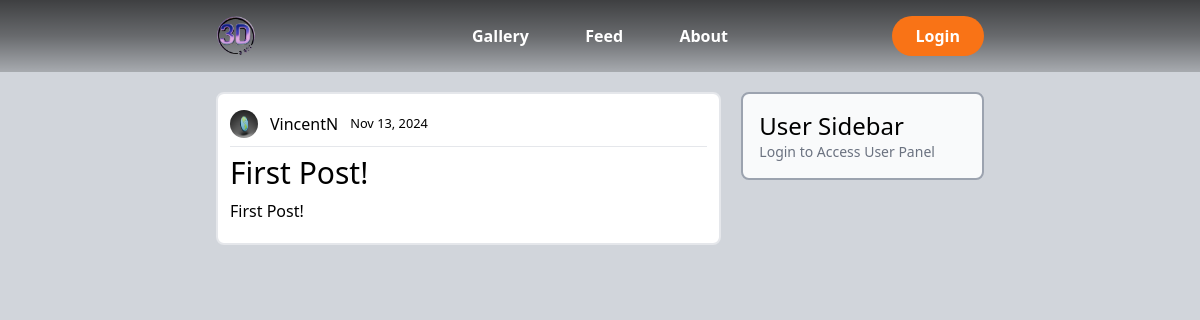
Page /post/6/ on the committed database.
### canvas/models.py (models this page shows, shortened)
class Post(models.Model):
    title = models.CharField(max_length=100)
    content = models.TextField()
    date_posted = models.DateTimeField(default=timezone.now)
    author = models.ForeignKey(User, on_delete=models.CASCADE)

### user/models.py (models this page shows, shortened)
class Profile(models.Model):
    user = models.OneToOneField(User, on_delete=models.CASCADE)
    image = models.ImageField(default='default.jpg', upload_to='profile_pics')

### canvas/views.py (the view)
# urls.py: path('post/<int:pk>/', PostDetailView.as_view(), name='post-detail'),
class PostDetailView(DetailView):
    model = Post

### canvas/templates/canvas/post_detail.html (shortened to what this page needs)
{% extends "canvas/base.html" %}
{% block content %}
<section class="grid grid-cols-3 gap-5 mt-5">
    <div class="col-span-2">
        <div class="border-2 rounded-lg p-3 mb-4 bg-white">
            <div class="flex items-center mb-1 w-full">
                <img class="rounded-full h-7 w-7 my-1" src="{{ object.author.profile.image.url }}" alt="">
                <a class="px-3" href="">{{ object.author }}</a>
                <small class="w-24">{{ object.date_posted|date:"M d, Y" }}</small>
            </div>
            <hr>
            <h1 class="text-3xl my-2">{{ object.title }}</h1>
            <p class="mb-2">{{ object.content }}</p>
        </div>
    </div>
    <div class="col-span-1 self-start p-4 border-2 border-gray-400 rounded-lg bg-gray-50 ">
        <h3 class="text-2xl">User Sidebar</h3>
        {% if user.is_authenticated %}
        <p class="text-sm text-gray-500">Welcome, {{ user.username }}</p>
        <ul class="mt-5 divide-y divide-gray-200 bg-gray-50 border-slate-500 border">
            <li class="text-gray-400"><a href="{% url 'post-create' %}" class="block p-3 w-full text-center">Create Post</a></li>
        </ul>
        <ul class="mt-5 divide-y divide-gray-200 bg-gray-50 border-slate-500 border">
            <li class="text-gray-400"><a href="{% url 'image-create' %}" class="block p-3 w-full text-center">Upload Img</a></li>
        </ul>
        {% else %}
        <p class="text-sm text-gray-500">Login to Access User Panel</p>
        {% endif %}
    </div>
</section>
{% endblock content %}

### rows in the picture
Post: author.profile.image (picture), author "VincentN", date_posted "Nov 13, 2024", title "First Post!", content "First Post!"
